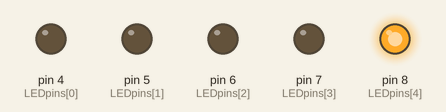
A sketch run on a simulated Arduino Uno, built with avr-gcc and run on an emulated ATmega328P. Parts: output pins drawn as LEDs (lit = HIGH).

Above: at 0.03 s.
At 2.86 s:
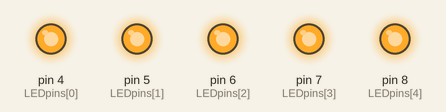
Timing chart, 0 to 3.2 s (numbered marks = the images above):
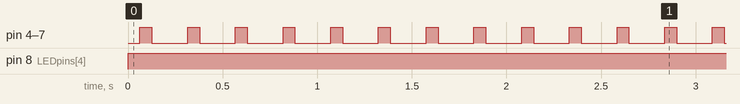

The sketch:

vmks_sketch.ino
```cpp
const int pin_count = 5;
const int alphabet = 3;
int timing = 63; //mills
int LEDpins[pin_count] = {4, 5, 6, 7, 8};//4 is the lower blue, 8 upper blue closest to the sensor
int a_map[alphabet * 3][pin_count] =
{{8, 7, 6, 5, 4}, {8, -7, -6, -5, 4}, {8, 7, 6, 5, 4},     //O
 {8, -7, -6, -5, -4}, {8, 7, 6, 5, 4}, {8, -7, -6, -5, -4}, //T
 {8, 7, 6, 5, 4}, {-8, -7, 6, -5, -4}, {8, 7, 6, 5, 4}};  //H

void process_char(int ch) {
  // if all the chars were here int idx = (toLowerCase(ch) - 'a') * 3;
  int idx = ch * 3;
  for(int j = 0; j < 3; j++) {
    for(int i = 0; i < pin_count; i++) {
      if(a_map[idx + j][i] > 0) {
        digitalWrite(a_map[idx + j][i], HIGH);
      }else {
        digitalWrite(abs(a_map[idx + j][i]), LOW);
      }
    }
    delay(timing);
  }
}

void setup() {
  // put your setup code here, to run once:
  for(int i = 0; i < pin_count; i++) {
    pinMode(LEDpins[i], OUTPUT);
  }
}

void loop() {
  // put your main code here, to run repeatedly:
  process_char(1);
  delay(timing);
}
```

Measured:
- by itself, pin 4 (LEDpins[0]), pin 5 (LEDpins[1]), pin 6 (LEDpins[2]), pin 7 (LEDpins[3]): alternates HIGH for 0.06 s and LOW for 0.19 s
- by itself, pin 8 (LEDpins[4]): LOW → HIGH at 0.00 s
